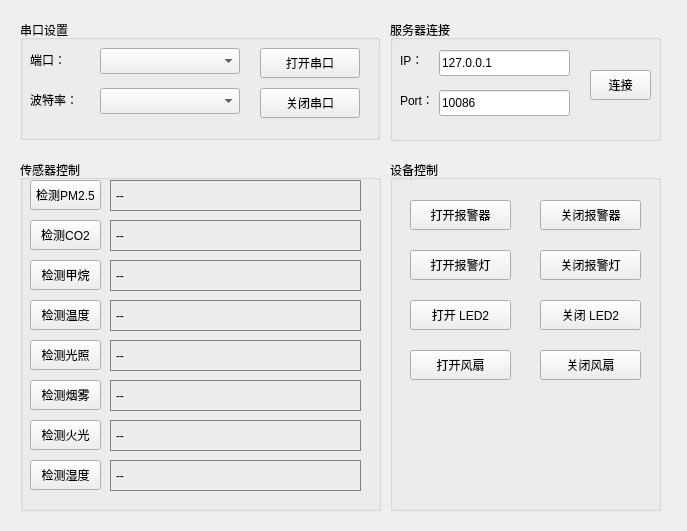
<?xml version="1.0" encoding="UTF-8"?>
<ui version="4.0">
 <class>MainPage</class>
 <widget class="QWidget" name="MainPage">
  <property name="geometry">
   <rect>
    <x>0</x>
    <y>0</y>
    <width>687</width>
    <height>531</height>
   </rect>
  </property>
  <property name="windowTitle">
   <string>智能家居网关</string>
  </property>
  <widget class="QGroupBox" name="groupBoxSerial">
   <property name="geometry">
    <rect>
     <x>20</x>
     <y>20</y>
     <width>360</width>
     <height>120</height>
    </rect>
   </property>
   <property name="title">
    <string>串口设置</string>
   </property>
   <widget class="QLabel" name="labelPort">
    <property name="geometry">
     <rect>
      <x>10</x>
      <y>30</y>
      <width>60</width>
      <height>20</height>
     </rect>
    </property>
    <property name="text">
     <string>端口：</string>
    </property>
   </widget>
   <widget class="QComboBox" name="comboPort">
    <property name="geometry">
     <rect>
      <x>80</x>
      <y>28</y>
      <width>140</width>
      <height>26</height>
     </rect>
    </property>
   </widget>
   <widget class="QLabel" name="labelBaud">
    <property name="geometry">
     <rect>
      <x>10</x>
      <y>70</y>
      <width>60</width>
      <height>20</height>
     </rect>
    </property>
    <property name="text">
     <string>波特率：</string>
    </property>
   </widget>
   <widget class="QComboBox" name="comboBaud">
    <property name="geometry">
     <rect>
      <x>80</x>
      <y>68</y>
      <width>140</width>
      <height>26</height>
     </rect>
    </property>
   </widget>
   <widget class="QPushButton" name="btnOpenSerial">
    <property name="geometry">
     <rect>
      <x>240</x>
      <y>28</y>
      <width>100</width>
      <height>30</height>
     </rect>
    </property>
    <property name="text">
     <string>打开串口</string>
    </property>
   </widget>
   <widget class="QPushButton" name="btnCloseSerial">
    <property name="geometry">
     <rect>
      <x>240</x>
      <y>68</y>
      <width>100</width>
      <height>30</height>
     </rect>
    </property>
    <property name="text">
     <string>关闭串口</string>
    </property>
   </widget>
  </widget>
  <widget class="QGroupBox" name="groupBoxControl">
   <property name="geometry">
    <rect>
     <x>390</x>
     <y>160</y>
     <width>271</width>
     <height>351</height>
    </rect>
   </property>
   <property name="title">
    <string>设备控制</string>
   </property>
   <widget class="QPushButton" name="btnAlarmOn">
    <property name="geometry">
     <rect>
      <x>20</x>
      <y>40</y>
      <width>101</width>
      <height>30</height>
     </rect>
    </property>
    <property name="text">
     <string>打开报警器</string>
    </property>
   </widget>
   <widget class="QPushButton" name="btnAlarmOff">
    <property name="geometry">
     <rect>
      <x>150</x>
      <y>40</y>
      <width>101</width>
      <height>30</height>
     </rect>
    </property>
    <property name="text">
     <string>关闭报警器</string>
    </property>
   </widget>
   <widget class="QPushButton" name="btnAlarmLightOn">
    <property name="geometry">
     <rect>
      <x>20</x>
      <y>90</y>
      <width>101</width>
      <height>30</height>
     </rect>
    </property>
    <property name="text">
     <string>打开报警灯</string>
    </property>
   </widget>
   <widget class="QPushButton" name="btnAlarmLightOff">
    <property name="geometry">
     <rect>
      <x>150</x>
      <y>90</y>
      <width>101</width>
      <height>30</height>
     </rect>
    </property>
    <property name="text">
     <string>关闭报警灯</string>
    </property>
   </widget>
   <widget class="QPushButton" name="btnLED2On">
    <property name="geometry">
     <rect>
      <x>20</x>
      <y>140</y>
      <width>101</width>
      <height>30</height>
     </rect>
    </property>
    <property name="text">
     <string>打开 LED2</string>
    </property>
   </widget>
   <widget class="QPushButton" name="btnLED2Off">
    <property name="geometry">
     <rect>
      <x>150</x>
      <y>140</y>
      <width>101</width>
      <height>30</height>
     </rect>
    </property>
    <property name="text">
     <string>关闭 LED2</string>
    </property>
   </widget>
   <widget class="QPushButton" name="btnFanOn">
    <property name="geometry">
     <rect>
      <x>20</x>
      <y>190</y>
      <width>101</width>
      <height>30</height>
     </rect>
    </property>
    <property name="text">
     <string>打开风扇</string>
    </property>
   </widget>
   <widget class="QPushButton" name="btnFanOff">
    <property name="geometry">
     <rect>
      <x>150</x>
      <y>190</y>
      <width>101</width>
      <height>30</height>
     </rect>
    </property>
    <property name="text">
     <string>关闭风扇</string>
    </property>
   </widget>
  </widget>
  <widget class="QGroupBox" name="groupBoxNet">
   <property name="geometry">
    <rect>
     <x>390</x>
     <y>20</y>
     <width>271</width>
     <height>121</height>
    </rect>
   </property>
   <property name="title">
    <string>服务器连接</string>
   </property>
   <widget class="QLabel" name="labelIP">
    <property name="geometry">
     <rect>
      <x>10</x>
      <y>30</y>
      <width>21</width>
      <height>20</height>
     </rect>
    </property>
    <property name="text">
     <string>IP：</string>
    </property>
   </widget>
   <widget class="QLineEdit" name="editIP">
    <property name="geometry">
     <rect>
      <x>49</x>
      <y>30</y>
      <width>131</width>
      <height>26</height>
     </rect>
    </property>
    <property name="text">
     <string>127.0.0.1</string>
    </property>
   </widget>
   <widget class="QLabel" name="labelPortSrv">
    <property name="geometry">
     <rect>
      <x>10</x>
      <y>70</y>
      <width>31</width>
      <height>20</height>
     </rect>
    </property>
    <property name="text">
     <string>Port：</string>
    </property>
   </widget>
   <widget class="QLineEdit" name="editPort">
    <property name="geometry">
     <rect>
      <x>49</x>
      <y>70</y>
      <width>131</width>
      <height>26</height>
     </rect>
    </property>
    <property name="text">
     <string>10086</string>
    </property>
   </widget>
   <widget class="QPushButton" name="btnConnectServer">
    <property name="geometry">
     <rect>
      <x>200</x>
      <y>50</y>
      <width>61</width>
      <height>30</height>
     </rect>
    </property>
    <property name="text">
     <string>连接</string>
    </property>
   </widget>
  </widget>
  <widget class="QGroupBox" name="groupBoxSensor">
   <property name="geometry">
    <rect>
     <x>20</x>
     <y>160</y>
     <width>361</width>
     <height>351</height>
    </rect>
   </property>
   <property name="title">
    <string>传感器控制</string>
   </property>
   <widget class="QPushButton" name="btnPM25">
    <property name="geometry">
     <rect>
      <x>10</x>
      <y>20</y>
      <width>71</width>
      <height>30</height>
     </rect>
    </property>
    <property name="text">
     <string>检测PM2.5</string>
    </property>
   </widget>
   <widget class="QLabel" name="labelPM25">
    <property name="geometry">
     <rect>
      <x>90</x>
      <y>20</y>
      <width>251</width>
      <height>31</height>
     </rect>
    </property>
    <property name="styleSheet">
     <string>border: 1px solid gray; padding: 2px;</string>
    </property>
    <property name="text">
     <string>--</string>
    </property>
   </widget>
   <widget class="QPushButton" name="btnCo2">
    <property name="geometry">
     <rect>
      <x>10</x>
      <y>60</y>
      <width>71</width>
      <height>30</height>
     </rect>
    </property>
    <property name="text">
     <string>检测CO2</string>
    </property>
   </widget>
   <widget class="QLabel" name="labelCo2">
    <property name="geometry">
     <rect>
      <x>90</x>
      <y>60</y>
      <width>251</width>
      <height>31</height>
     </rect>
    </property>
    <property name="styleSheet">
     <string>border: 1px solid gray; padding: 2px;</string>
    </property>
    <property name="text">
     <string>--</string>
    </property>
   </widget>
   <widget class="QPushButton" name="btnMethane">
    <property name="geometry">
     <rect>
      <x>10</x>
      <y>100</y>
      <width>71</width>
      <height>30</height>
     </rect>
    </property>
    <property name="text">
     <string>检测甲烷</string>
    </property>
   </widget>
   <widget class="QLabel" name="labelMethane">
    <property name="geometry">
     <rect>
      <x>90</x>
      <y>100</y>
      <width>251</width>
      <height>31</height>
     </rect>
    </property>
    <property name="styleSheet">
     <string>border: 1px solid gray; padding: 2px;</string>
    </property>
    <property name="text">
     <string>--</string>
    </property>
   </widget>
   <widget class="QPushButton" name="btnTemperature">
    <property name="geometry">
     <rect>
      <x>10</x>
      <y>140</y>
      <width>71</width>
      <height>30</height>
     </rect>
    </property>
    <property name="text">
     <string>检测温度</string>
    </property>
   </widget>
   <widget class="QLabel" name="labelTemperature">
    <property name="geometry">
     <rect>
      <x>90</x>
      <y>140</y>
      <width>251</width>
      <height>31</height>
     </rect>
    </property>
    <property name="styleSheet">
     <string>border: 1px solid gray; padding: 2px;</string>
    </property>
    <property name="text">
     <string>--</string>
    </property>
   </widget>
   <widget class="QPushButton" name="btnLight">
    <property name="geometry">
     <rect>
      <x>10</x>
      <y>180</y>
      <width>71</width>
      <height>30</height>
     </rect>
    </property>
    <property name="text">
     <string>检测光照</string>
    </property>
   </widget>
   <widget class="QLabel" name="labelLight">
    <property name="geometry">
     <rect>
      <x>90</x>
      <y>180</y>
      <width>251</width>
      <height>31</height>
     </rect>
    </property>
    <property name="styleSheet">
     <string>border: 1px solid gray; padding: 2px;</string>
    </property>
    <property name="text">
     <string>--</string>
    </property>
   </widget>
   <widget class="QPushButton" name="btnSmoke">
    <property name="geometry">
     <rect>
      <x>10</x>
      <y>220</y>
      <width>71</width>
      <height>30</height>
     </rect>
    </property>
    <property name="text">
     <string>检测烟雾</string>
    </property>
   </widget>
   <widget class="QLabel" name="labelSmoke">
    <property name="geometry">
     <rect>
      <x>90</x>
      <y>220</y>
      <width>251</width>
      <height>31</height>
     </rect>
    </property>
    <property name="styleSheet">
     <string>border: 1px solid gray; padding: 2px;</string>
    </property>
    <property name="text">
     <string>--</string>
    </property>
   </widget>
   <widget class="QPushButton" name="btnFire">
    <property name="geometry">
     <rect>
      <x>10</x>
      <y>260</y>
      <width>71</width>
      <height>30</height>
     </rect>
    </property>
    <property name="text">
     <string>检测火光</string>
    </property>
   </widget>
   <widget class="QLabel" name="labelFire">
    <property name="geometry">
     <rect>
      <x>90</x>
      <y>260</y>
      <width>251</width>
      <height>31</height>
     </rect>
    </property>
    <property name="styleSheet">
     <string>border: 1px solid gray; padding: 2px;</string>
    </property>
    <property name="text">
     <string>--</string>
    </property>
   </widget>
   <widget class="QPushButton" name="btnHumidity">
    <property name="geometry">
     <rect>
      <x>10</x>
      <y>300</y>
      <width>71</width>
      <height>30</height>
     </rect>
    </property>
    <property name="text">
     <string>检测湿度</string>
    </property>
   </widget>
   <widget class="QLabel" name="labelHumidity">
    <property name="geometry">
     <rect>
      <x>90</x>
      <y>300</y>
      <width>251</width>
      <height>31</height>
     </rect>
    </property>
    <property name="styleSheet">
     <string>border: 1px solid gray; padding: 2px;</string>
    </property>
    <property name="text">
     <string>--</string>
    </property>
   </widget>
  </widget>
 </widget>
 <resources/>
 <connections/>
</ui>
